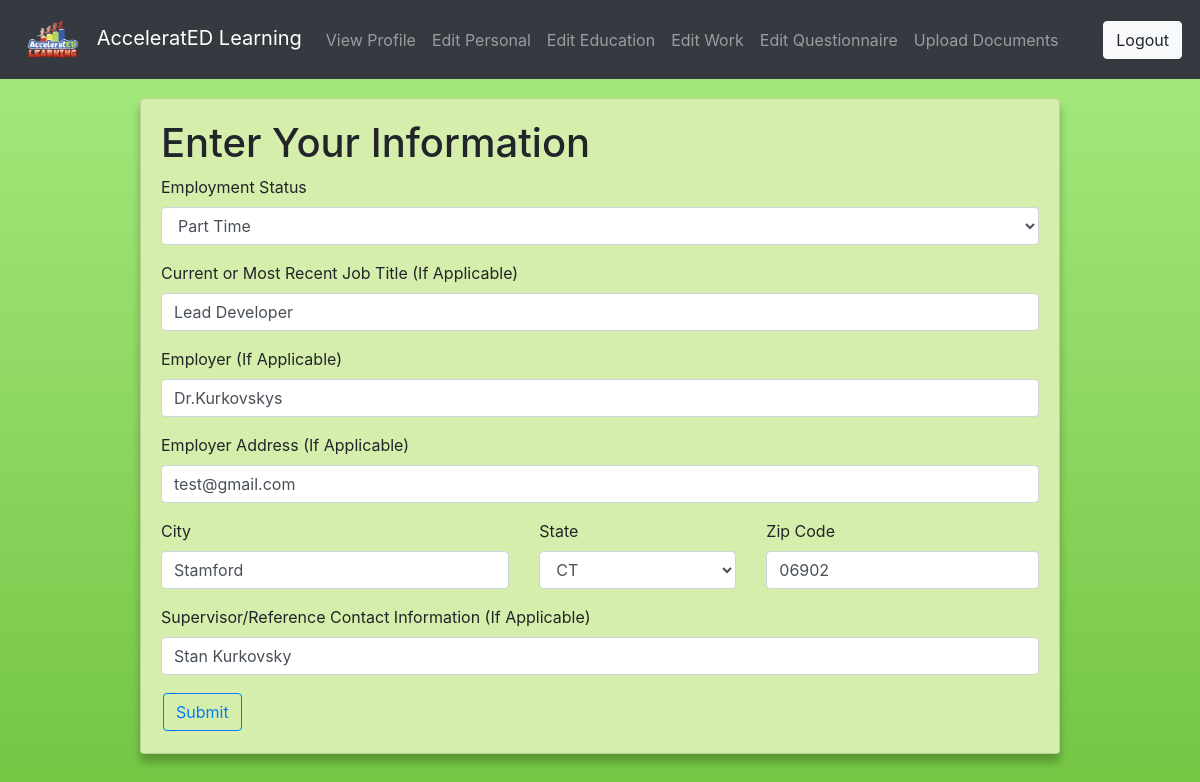
The page /tutor/edit/work (signed in) on the database as committed earlier.
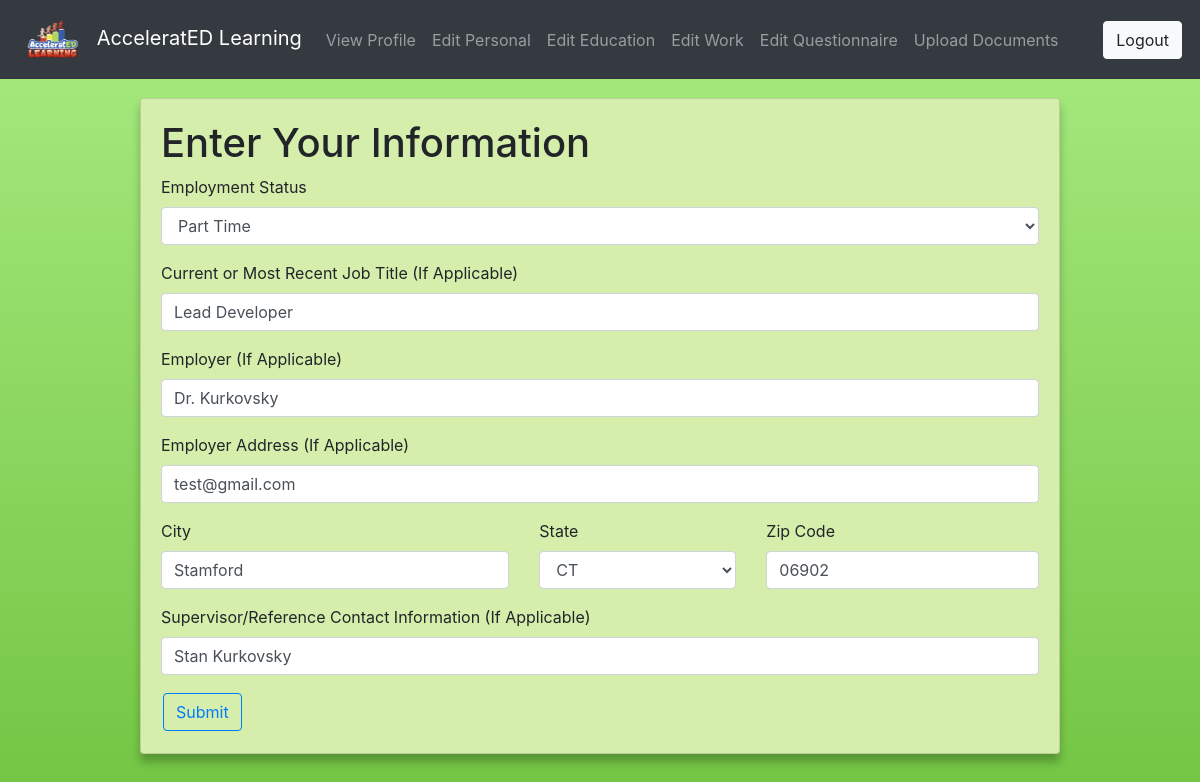
The same page on the database as committed later.
### tutor/models.py (models this page shows, shortened)
class Tutor(models.Model):
    PHONICS_CHOICES = (
        ('Fundations', 'Fundations'),
        ('Fountas & Pinnell Literacy', 'Fountas & Pinnell Literacy'),
        ('Lucy Calkins Units Of Study For Teaching Phonics',
         'Lucy Calkins Units Of Study For Teaching Phonics'),
        ('Bridge The Gap Intervention', 'Bridge The Gap Intervention'),
        ('Words Their Way', 'Words Their Way'),
        ('Lalilo', 'Lalilo'),
        ('The Heggerty Curriculum', 'The Heggerty Curriculum'),
        ('Orton Gillingham Approach', 'Orton Gillingham Approach'),
        ('Phonics First', 'Phonics First'),
        ('Other:', 'Other:')
    )
    EMPLOYMENT_CHOICES = (
        ('Full Time', 'Full Time'),
        ('Part Time', 'Part Time'),
        ('College Student', 'College Student'),
        ('Retired', 'Retired'),
        ('Other', 'Other')
    )
    STATE_CHOICES = (
        (
            ('AL','AL'),
            ('AK','AK'),
            ('AR','AR'),
            ('AZ','AZ'),
            ('CA','CA'),
            ('CO','CO'),
            ('CT','CT'),
            ('DC','DC'),
            ('DE','DE'),
            ('FL','FL'),
            ('GA','GA'),
            ('HI','HI'),
            ('IA','IA'),
            ('ID','ID'),
            ('IL','IL'),
            ('IN','IN'),
            ('KS','KS'),
            ('KY','KY'),
            ('LA','LA'),
            ('MA','MA'),
            ('MD','MD'),
            ('ME','ME'),
            ('MI','MI'),
            ('MN','MN'),
            ('MO','MO'),
            ('MS','MS'),
            ('MT','MT'),
            ('NC','NC'),
            ('NE','NE'),
            ('NH','NH'),
            ('NJ','NJ'),
            ('NM','NM'),
            ('NV','NV'),
            ('NY','NY'),
            ('ND','ND'),
            ('OH','OH'),
            ('OK','OK'),
            ('OR','OR'),
            ('PA','PA'),
            ('RI','RI'),
            ('SC','SC'),
            ('SD','SD'),
            ('TN','TN'),
            ('TX','TX'),
            ('UT','UT'),
            ('VT','VT'),
            ('VA','VA'),
            ('WA','WA'),
            ('WI','WI'),
            ('WV','WV'),
            ('WY','WY'),
            ('None','None')
        )
    )
    LANGUAGE_CHOICES = (
        ('English', 'English'),
        ('Spanish', 'Spanish')
    )
    GENDER_CHOICES = (
        ('Male', 'Male'),
        ('Female', 'Female'),
        ('Non-Binary', 'Non-Binary'),
        ('Other', 'Other')
    )
    DEGREE_CHOICES = (
        ('College Student', 'Currently Enrolled In College'),
        ('A.A./A.S.', 'Associate\'s Degree'),
        ('Technical Certification', 'Technical Certification'),
        ('B.A./B.S.', 'Bachelor\'s Degree'),
        ('M.A./M.S./M.Ed.', 'Master\'s Degree'),
        ('Ed.S.', 'Education Specialist/6th Year/Etc . . .'),
        ('Ed.D./Ph.D.', 'Doctorate')
    )
    YESNO = (
        ('Yes', 'Yes'),
        ('No', 'No')
    )
    AVAILABILITY_CHOICES = (
        ('AM', 'Part Time AM'),
        ('PM', 'Part Time PM'),
        ('Full Time', 'Full Time (AM and PM)')
    )
    email = models.OneToOneField(User, on_delete=models.CASCADE)
    firstname = models.CharField(max_length=20, blank=True, verbose_name='First Name')
    lastname = models.CharField(max_length=20, blank=True, verbose_name='Last Name')
    birthday = models.DateField(auto_now=False, null=True, blank=True)
    phonenumber = PhoneField(blank=True, verbose_name='Phone Number')
    gender = models.CharField(max_length=10, choices=GENDER_CHOICES, blank=True, default='None')
    introduction = models.TextField(max_length=1500, blank=True, verbose_name='Introduction (Describe Yourself in 200 Words or Less)')
    languages = MultiSelectField(choices=LANGUAGE_CHOICES, blank=True, default="None", verbose_name='Languages Spoken Fluently')
    education = MultiSelectField(choices=DEGREE_CHOICES, blank=True,
    verbose_name='Level of Education (Please Select All That Apply):')
    major = models.CharField(max_length=20, blank=True, verbose_name='Major (If Applicable)')
    minor = models.CharField(max_length=20, blank=True, verbose_name='Minor (If Applicable)')
    experience = models.CharField(max_length=4, choices=YESNO, blank=True, verbose_name='Are You A Certified Teacher?')
    statecert = models.CharField(max_length=5, choices=STATE_CHOICES, verbose_name='Please Choose The State In Which You are Certified:', default='None')
    phonicsex = MultiSelectField(choices=PHONICS_CHOICES, blank=True, verbose_name='Choose Any Phonics Programs You Have Experience With:')
    otherphonics = models.TextField(max_length=500, blank=True, verbose_name='If You Selected "Other," List Other Phonics Programs Here:')
    employment = models.CharField(max_length=20, choices=EMPLOYMENT_CHOICES, blank=True, verbose_name='Employment Status')
    curremployment = models.CharField(max_length=30, blank=True, verbose_name='Current or Most Recent Job Title (If Applicable)')
    employer = models.CharField(max_length=30, blank=True, verbose_name='Employer (If Applicable)')
    employeraddress = models.CharField(max_length=30, blank=True, verbose_name='Employer Address (If Applicable)')
    employercity = models.CharField(max_length=30, blank=True, verbose_name='City')
    employerstate = models.CharField(max_length=5, choices=STATE_CHOICES, verbose_name='State', default='None')
    employerzip = models.CharField(max_length=30, blank=True, verbose_name='Zip Code')
    currreference = models.CharField(max_length=60, blank=True, verbose_name='Supervisor/Reference Contact Information (If Applicable)')
    teachercharacteristics = models.TextField(max_length=1500, blank=True, verbose_name='What Characteristics Make A Good Teacher: (200 Words or Less)')
    abilitiesquestion = models.TextField(
        max_length=1500, blank=True, verbose_name='How Would You Address A Range Of Abilities In Your Classroom: (200 Words or Less)')
    availability = models.CharField(max_length=20, choices=AVAILABILITY_CHOICES, blank=True, verbose_name='Choose Your Availability:')
    image = models.ImageField(upload_to='images/', blank=True, null=True, verbose_name="")

### tutor/views.py (the view)
# urls.py: path('edit/work', views.edit_work_view, name='work'),
@login_required(login_url='login')
def edit_work_view(request):
    profiles = Tutor.objects.get(email_id=request.user.id)
    form = tutorWorkform(request.POST or None, instance=profiles)
    if form.is_valid():
        form.save()
        return redirect('profile')
    return render(request, 'tutor/work.html', {'authenticated': True, 'form': form})

### tutor/forms.py
class tutorWorkform(forms.ModelForm):
    class Meta:
        model = Tutor
        fields = ('employment',
                  'curremployment', 'employer',
                  'employeraddress', 'employercity', 'employerstate', 'employerzip',
                  'currreference',
                  )

### templates/tutor/work.html (shortened to what this page needs)
{% extends 'tutor/base.html' %}
{% load crispy_forms_filters %}
{% load crispy_forms_tags %}
{% block body %}
<div class="row justify-content-center">
    <div class="col-10">
        <div class="card">
            <div class="card-body">
                <h1>Enter Your Information</h1>
                <form method="post">
                    {{ form.employment|as_crispy_field }}
                    {{ form.curremployment|as_crispy_field }}
                    {{ form.employer|as_crispy_field }}
                    {{ form.employeraddress|as_crispy_field }}
                    <div class="row">
                        <div class="col-5">
                          {{ form.employercity|as_crispy_field }}
                        </div>
                        <div class="col-3">
                          {{ form.employerstate|as_crispy_field }}
                        </div>
                        <div class="col-4">
                            {{ form.employerzip|as_crispy_field }}
                        </div>
                    </div>
                    {{ form.currreference|as_crispy_field }}
                    <button type="submit" class="btn btn-outline-primary">Submit</button>
                </form>
            </div>
        </div>
    </div>
</div>
{% endblock %}

Rows that differ between the two databases and show on the page:
changed Tutor "Part Time": employer "Dr.Kurkovskys" → "Dr. Kurkovsky"
